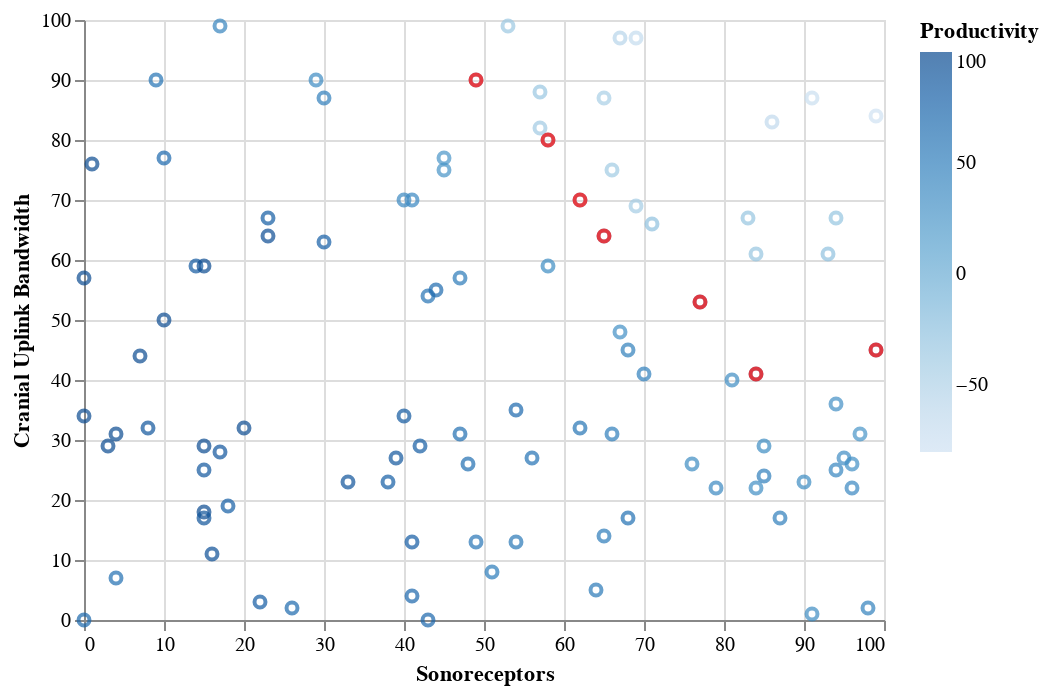

Notebook code cell kept with this figure:
### Code cell
alt.Chart(vis_data).mark_point().encode(
    alt.X('Sonoreceptors:Q'),
    alt.Y('Cranial Uplink Bandwidth:Q'),
    alt.Color('Productivity:Q')
) + alt.Chart(vis_data).mark_point(color="red").encode(
    alt.X('Sonoreceptors:Q'),
    alt.Y('Cranial Uplink Bandwidth:Q'),
).transform_filter(
    alt.FieldRangePredicate(field='Productivity', range=[-20, 20])
)

### Figure 1 — Vega-Lite specification as saved in the notebook (floating-point values rounded to 4 significant figures)
{"config": {"view": {"continuousWidth": 400, "continuousHeight": 300}}, "layer": [{"mark": "point", "encoding": {"color": {"type": "quantitative", "field": "Productivity"}, "x": {"type": "quantitative", "field": "Sonoreceptors"}, "y": {"type": "quantitative", "field": "Cranial Uplink Bandwidth"}}}, {"mark": {"type": "point", "color": "red"}, "encoding": {"x": {"type": "quantitative", "field": "Sonoreceptors"}, "y": {"type": "quantitative", "field": "Cranial Uplink Bandwidth"}}, "transform": [{"filter": {"field": "Productivity", "range": [-20, 20]}}]}], "data": {"name": "data-15633558f44a7faa56173b6228075435"}, "$schema": "https://vega.github.io/schema/vega-lite/v4.8.1.json", "datasets": {"data-15633558f44a7faa56173b6228075435": [{"Repulsorlift Motor HP": 71.99, "Astrogation Buffer Length": -0.118, "Polarity Sinks": 0.8454, "Arakyd Vocabulator Model": "model A", "Axial Piston Model": "beta", "Nanochip Model": "windows 2000", "AutoTerrain Tread Count": 1.607, "InfoCore Size": 1.602, "Sonoreceptors": 84.0, "Cranial Uplink Bandwidth": 61.0, "Productivity": -30.01}, {"Repulsorlift Motor HP": 69.73, "Astrogation Buffer Length": -0.05349, "Polarity Sinks": 0.3913, "Arakyd Vocabulator Model": "model D", "Axial Piston Model": "kappa", "Nanochip Model": "v2.0", "AutoTerrain Tread Count": 1.069, "InfoCore Size": 1.14, "Sonoreceptors": 81.0, "Cranial Uplink Bandwidth": 40.0, "Productivity": 35.34}, {"Repulsorlift Motor HP": 98.06, "Astrogation Buffer Length": -0.02163, "Polarity Sinks": 0.7444, "Arakyd Vocabulator Model": "model A", "Axial Piston Model": "alpha", "Nanochip Model": "windows 2000", "AutoTerrain Tread Count": 1.352, "InfoCore Size": 1.364, "Sonoreceptors": 76.0, "Cranial Uplink Bandwidth": 26.0, "Productivity": 35.74}, {"Repulsorlift Motor HP": -75.02, "Astrogation Buffer Length": 0.3143, "Polarity Sinks": 0.4906, "Arakyd Vocabulator Model": "model D", "Axial Piston Model": "gamma", "Nanochip Model": "v2.0", "AutoTerrain Tread Count": 1.257, "InfoCore Size": 1.33, "Sonoreceptors": 40.0, "Cranial Uplink Bandwidth": 34.0, "Productivity": 87.14}, {"Repulsorlift Motor HP": -90.69, "Astrogation Buffer Length": -0.3012, "Polarity Sinks": 0.7876, "Arakyd Vocabulator Model": "model A", "Axial Piston Model": "alpha", "Nanochip Model": "windows 2000", "AutoTerrain Tread Count": 1.468, "InfoCore Size": 1.54, "Sonoreceptors": 39.0, "Cranial Uplink Bandwidth": 27.0, "Productivity": 88.4}, {"Repulsorlift Motor HP": -35.09, "Astrogation Buffer Length": -0.2654, "Polarity Sinks": 1.064, "Arakyd Vocabulator Model": "model A", "Axial Piston Model": "beta", "Nanochip Model": "windows 2000", "AutoTerrain Tread Count": 1.711, "InfoCore Size": 1.704, "Sonoreceptors": 41.0, "Cranial Uplink Bandwidth": 70.0, "Productivity": 40.6}, {"Repulsorlift Motor HP": 35.32, "Astrogation Buffer Length": -0.02764, "Polarity Sinks": 0.2333, "Arakyd Vocabulator Model": "model D", "Axial Piston Model": "kappa", "Nanochip Model": "v2.0", "AutoTerrain Tread Count": 0.937, "InfoCore Size": 0.9859, "Sonoreceptors": 99.0, "Cranial Uplink Bandwidth": 45.0, "Productivity": 12.46}, {"Repulsorlift Motor HP": -83.37, "Astrogation Buffer Length": 0.02191, "Polarity Sinks": 0.2643, "Arakyd Vocabulator Model": "model D", "Axial Piston Model": "kappa", "Nanochip Model": "v2.0", "AutoTerrain Tread Count": 1.072, "InfoCore Size": 1.039, "Sonoreceptors": 98.0, "Cranial Uplink Bandwidth": 2.0, "Productivity": 47.25}, {"Repulsorlift Motor HP": -61.32, "Astrogation Buffer Length": -0.09657, "Polarity Sinks": 0.5395, "Arakyd Vocabulator Model": "model D", "Axial Piston Model": "gamma", "Nanochip Model": "v2.0", "AutoTerrain Tread Count": 1.275, "InfoCore Size": 1.239, "Sonoreceptors": 54.0, "Cranial Uplink Bandwidth": 35.0, "Productivity": 71.71}, {"Repulsorlift Motor HP": -10.67, "Astrogation Buffer Length": -0.1947, "Polarity Sinks": 0.32, "Arakyd Vocabulator Model": "model D", "Axial Piston Model": "kappa", "Nanochip Model": "v2.0", "AutoTerrain Tread Count": 0.9905, "InfoCore Size": 0.9439, "Sonoreceptors": 20.0, "Cranial Uplink Bandwidth": 32.0, "Productivity": 100.0}, {"Repulsorlift Motor HP": 51.49, "Astrogation Buffer Length": 0.44, "Polarity Sinks": 0.9704, "Arakyd Vocabulator Model": "model A", "Axial Piston Model": "beta", "Nanochip Model": "windows 2000", "AutoTerrain Tread Count": 1.666, "InfoCore Size": 1.681, "Sonoreceptors": 14.0, "Cranial Uplink Bandwidth": 59.0, "Productivity": 85.27}, {"Repulsorlift Motor HP": 92.36, "Astrogation Buffer Length": -0.2506, "Polarity Sinks": 0.3821, "Arakyd Vocabulator Model": "model D", "Axial Piston Model": "kappa", "Nanochip Model": "v2.0", "AutoTerrain Tread Count": 1.073, "InfoCore Size": 1.16, "Sonoreceptors": 86.0, "Cranial Uplink Bandwidth": 83.0, "Productivity": -64.98}, {"Repulsorlift Motor HP": 68.18, "Astrogation Buffer Length": 0.1094, "Polarity Sinks": 0.4912, "Arakyd Vocabulator Model": "model D", "Axial Piston Model": "gamma", "Nanochip Model": "v2.0", "AutoTerrain Tread Count": 1.2, "InfoCore Size": 1.136, "Sonoreceptors": 67.0, "Cranial Uplink Bandwidth": 48.0, "Productivity": 32.64}, {"Repulsorlift Motor HP": 18.45, "Astrogation Buffer Length": -0.07847, "Polarity Sinks": 0.5012, "Arakyd Vocabulator Model": "model D", "Axial Piston Model": "gamma", "Nanochip Model": "v2.0", "AutoTerrain Tread Count": 1.298, "InfoCore Size": 1.348, "Sonoreceptors": 67.0, "Cranial Uplink Bandwidth": 97.0, "Productivity": -55.56}, {"Repulsorlift Motor HP": -46.02, "Astrogation Buffer Length": 0.06833, "Polarity Sinks": 0.8235, "Arakyd Vocabulator Model": "model A", "Axial Piston Model": "beta", "Nanochip Model": "windows 2000", "AutoTerrain Tread Count": 1.596, "InfoCore Size": 1.583, "Sonoreceptors": 99.0, "Cranial Uplink Bandwidth": 84.0, "Productivity": -80.0}, {"Repulsorlift Motor HP": 11.44, "Astrogation Buffer Length": -0.1484, "Polarity Sinks": 0.5178, "Arakyd Vocabulator Model": "model D", "Axial Piston Model": "gamma", "Nanochip Model": "v2.0", "AutoTerrain Tread Count": 1.162, "InfoCore Size": 1.119, "Sonoreceptors": 45.0, "Cranial Uplink Bandwidth": 77.0, "Productivity": 25.46}, {"Repulsorlift Motor HP": -38.46, "Astrogation Buffer Length": 0.003105, "Polarity Sinks": 0.638, "Arakyd Vocabulator Model": "model A", "Axial Piston Model": "alpha", "Nanochip Model": "windows 2000", "AutoTerrain Tread Count": 1.337, "InfoCore Size": 1.335, "Sonoreceptors": 42.0, "Cranial Uplink Bandwidth": 29.0, "Productivity": 83.01}, {"Repulsorlift Motor HP": 58.4, "Astrogation Buffer Length": 0.3164, "Polarity Sinks": 0.7188, "Arakyd Vocabulator Model": "model A", "Axial Piston Model": "alpha", "Nanochip Model": "windows 2000", "AutoTerrain Tread Count": 1.407, "InfoCore Size": 1.519, "Sonoreceptors": 51.0, "Cranial Uplink Bandwidth": 8.0, "Productivity": 53.06}, {"Repulsorlift Motor HP": 59.38, "Astrogation Buffer Length": 0.2191, "Polarity Sinks": 0.303, "Arakyd Vocabulator Model": "model D", "Axial Piston Model": "kappa", "Nanochip Model": "v2.0", "AutoTerrain Tread Count": 1.01, "InfoCore Size": 0.9841, "Sonoreceptors": 15.0, "Cranial Uplink Bandwidth": 59.0, "Productivity": 100.0}, {"Repulsorlift Motor HP": -87.28, "Astrogation Buffer Length": 0.2007, "Polarity Sinks": 0.3087, "Arakyd Vocabulator Model": "model D", "Axial Piston Model": "kappa", "Nanochip Model": "v2.0", "AutoTerrain Tread Count": 1.021, "InfoCore Size": 0.9515, "Sonoreceptors": 91.0, "Cranial Uplink Bandwidth": 87.0, "Productivity": -73.59}, {"Repulsorlift Motor HP": 1.7, "Astrogation Buffer Length": -0.04889, "Polarity Sinks": 0.7992, "Arakyd Vocabulator Model": "model A", "Axial Piston Model": "alpha", "Nanochip Model": "windows 2000", "AutoTerrain Tread Count": 1.565, "InfoCore Size": 1.619, "Sonoreceptors": 43.0, "Cranial Uplink Bandwidth": 54.0, "Productivity": 60.94}, {"Repulsorlift Motor HP": 81.54, "Astrogation Buffer Length": -0.1078, "Polarity Sinks": 0.2891, "Arakyd Vocabulator Model": "model D", "Axial Piston Model": "kappa", "Nanochip Model": "v2.0", "AutoTerrain Tread Count": 1.007, "InfoCore Size": 0.9785, "Sonoreceptors": 22.0, "Cranial Uplink Bandwidth": 3.0, "Productivity": 83.66}, {"Repulsorlift Motor HP": 15.76, "Astrogation Buffer Length": 0.2802, "Polarity Sinks": 0.613, "Arakyd Vocabulator Model": "model A", "Axial Piston Model": "alpha", "Nanochip Model": "windows 2000", "AutoTerrain Tread Count": 1.281, "InfoCore Size": 1.33, "Sonoreceptors": 15.0, "Cranial Uplink Bandwidth": 25.0, "Productivity": 88.8}, {"Repulsorlift Motor HP": -51.34, "Astrogation Buffer Length": 0.1084, "Polarity Sinks": 0.8715, "Arakyd Vocabulator Model": "model A", "Axial Piston Model": "beta", "Nanochip Model": "windows 2000", "AutoTerrain Tread Count": 1.678, "InfoCore Size": 1.784, "Sonoreceptors": 38.0, "Cranial Uplink Bandwidth": 23.0, "Productivity": 81.86}, {"Repulsorlift Motor HP": 91.91, "Astrogation Buffer Length": 0.2389, "Polarity Sinks": 0.98, "Arakyd Vocabulator Model": "model A", "Axial Piston Model": "beta", "Nanochip Model": "windows 2000", "AutoTerrain Tread Count": 1.732, "InfoCore Size": 1.635, "Sonoreceptors": 8.0, "Cranial Uplink Bandwidth": 32.0, "Productivity": 89.88}, {"Repulsorlift Motor HP": 18.24, "Astrogation Buffer Length": -0.1426, "Polarity Sinks": 0.6466, "Arakyd Vocabulator Model": "model D", "Axial Piston Model": "gamma", "Nanochip Model": "v2.0", "AutoTerrain Tread Count": 1.337, "InfoCore Size": 1.263, "Sonoreceptors": 30.0, "Cranial Uplink Bandwidth": 87.0, "Productivity": 48.56}, {"Repulsorlift Motor HP": -10.56, "Astrogation Buffer Length": -0.05656, "Polarity Sinks": 0.3292, "Arakyd Vocabulator Model": "model D", "Axial Piston Model": "kappa", "Nanochip Model": "v2.0", "AutoTerrain Tread Count": 1.106, "InfoCore Size": 1.059, "Sonoreceptors": 15.0, "Cranial Uplink Bandwidth": 29.0, "Productivity": 100.0}, {"Repulsorlift Motor HP": 13.15, "Astrogation Buffer Length": 0.251, "Polarity Sinks": 0.7491, "Arakyd Vocabulator Model": "model A", "Axial Piston Model": "alpha", "Nanochip Model": "windows 2000", "AutoTerrain Tread Count": 1.422, "InfoCore Size": 1.463, "Sonoreceptors": 47.0, "Cranial Uplink Bandwidth": 31.0, "Productivity": 65.72}, {"Repulsorlift Motor HP": -89.32, "Astrogation Buffer Length": -0.3891, "Polarity Sinks": 0.232, "Arakyd Vocabulator Model": "model D", "Axial Piston Model": "kappa", "Nanochip Model": "v2.0", "AutoTerrain Tread Count": 0.8944, "InfoCore Size": 0.8581, "Sonoreceptors": 1.0, "Cranial Uplink Bandwidth": 76.0, "Productivity": 100.0}, {"Repulsorlift Motor HP": 58.75, "Astrogation Buffer Length": -0.1264, "Polarity Sinks": 0.8227, "Arakyd Vocabulator Model": "model A", "Axial Piston Model": "alpha", "Nanochip Model": "windows 2000", "AutoTerrain Tread Count": 1.539, "InfoCore Size": 1.484, "Sonoreceptors": 79.0, "Cranial Uplink Bandwidth": 22.0, "Productivity": 38.69}, {"Repulsorlift Motor HP": 7.146, "Astrogation Buffer Length": -0.1536, "Polarity Sinks": 0.89, "Arakyd Vocabulator Model": "model A", "Axial Piston Model": "alpha", "Nanochip Model": "windows 2000", "AutoTerrain Tread Count": 1.507, "InfoCore Size": 1.54, "Sonoreceptors": 0.0, "Cranial Uplink Bandwidth": 0.0, "Productivity": 72.78}, {"Repulsorlift Motor HP": 29.71, "Astrogation Buffer Length": 0.01548, "Polarity Sinks": 0.6418, "Arakyd Vocabulator Model": "model A", "Axial Piston Model": "alpha", "Nanochip Model": "windows 2000", "AutoTerrain Tread Count": 1.436, "InfoCore Size": 1.346, "Sonoreceptors": 69.0, "Cranial Uplink Bandwidth": 97.0, "Productivity": -67.16}, {"Repulsorlift Motor HP": -5.642, "Astrogation Buffer Length": 0.0702, "Polarity Sinks": 0.6725, "Arakyd Vocabulator Model": "model A", "Axial Piston Model": "alpha", "Nanochip Model": "windows 2000", "AutoTerrain Tread Count": 1.346, "InfoCore Size": 1.358, "Sonoreceptors": 53.0, "Cranial Uplink Bandwidth": 99.0, "Productivity": -34.8}, {"Repulsorlift Motor HP": 31.19, "Astrogation Buffer Length": 0.2555, "Polarity Sinks": 0.84, "Arakyd Vocabulator Model": "model A", "Axial Piston Model": "alpha", "Nanochip Model": "windows 2000", "AutoTerrain Tread Count": 1.542, "InfoCore Size": 1.631, "Sonoreceptors": 48.0, "Cranial Uplink Bandwidth": 26.0, "Productivity": 65.59}, {"Repulsorlift Motor HP": 80.42, "Astrogation Buffer Length": 0.1532, "Polarity Sinks": 0.5728, "Arakyd Vocabulator Model": "model D", "Axial Piston Model": "gamma", "Nanochip Model": "v2.0", "AutoTerrain Tread Count": 1.314, "InfoCore Size": 1.276, "Sonoreceptors": 64.0, "Cranial Uplink Bandwidth": 5.0, "Productivity": 55.0}, {"Repulsorlift Motor HP": 19.13, "Astrogation Buffer Length": -0.1118, "Polarity Sinks": 0.8513, "Arakyd Vocabulator Model": "model A", "Axial Piston Model": "beta", "Nanochip Model": "windows 2000", "AutoTerrain Tread Count": 1.547, "InfoCore Size": 1.539, "Sonoreceptors": 45.0, "Cranial Uplink Bandwidth": 75.0, "Productivity": 27.2}, {"Repulsorlift Motor HP": -60.23, "Astrogation Buffer Length": 0.01843, "Polarity Sinks": 0.9213, "Arakyd Vocabulator Model": "model A", "Axial Piston Model": "beta", "Nanochip Model": "windows 2000", "AutoTerrain Tread Count": 1.581, "InfoCore Size": 1.527, "Sonoreceptors": 91.0, "Cranial Uplink Bandwidth": 1.0, "Productivity": 35.54}, {"Repulsorlift Motor HP": 41.51, "Astrogation Buffer Length": 0.00849, "Polarity Sinks": 0.6409, "Arakyd Vocabulator Model": "model D", "Axial Piston Model": "gamma", "Nanochip Model": "v2.0", "AutoTerrain Tread Count": 1.212, "InfoCore Size": 1.144, "Sonoreceptors": 93.0, "Cranial Uplink Bandwidth": 61.0, "Productivity": -25.35}, {"Repulsorlift Motor HP": 2.309, "Astrogation Buffer Length": -0.1819, "Polarity Sinks": 0.3535, "Arakyd Vocabulator Model": "model D", "Axial Piston Model": "kappa", "Nanochip Model": "v2.0", "AutoTerrain Tread Count": 1.055, "InfoCore Size": 1.135, "Sonoreceptors": 83.0, "Cranial Uplink Bandwidth": 67.0, "Productivity": -31.32}, {"Repulsorlift Motor HP": 2.755, "Astrogation Buffer Length": 0.1645, "Polarity Sinks": 0.9535, "Arakyd Vocabulator Model": "model A", "Axial Piston Model": "beta", "Nanochip Model": "windows 2000", "AutoTerrain Tread Count": 1.665, "InfoCore Size": 1.589, "Sonoreceptors": 71.0, "Cranial Uplink Bandwidth": 66.0, "Productivity": -25.02}, {"Repulsorlift Motor HP": 89.56, "Astrogation Buffer Length": 0.1367, "Polarity Sinks": 1.13, "Arakyd Vocabulator Model": "model A", "Axial Piston Model": "beta", "Nanochip Model": "windows 2000", "AutoTerrain Tread Count": 1.86, "InfoCore Size": 1.927, "Sonoreceptors": 84.0, "Cranial Uplink Bandwidth": 22.0, "Productivity": 33.11}, {"Repulsorlift Motor HP": -86.02, "Astrogation Buffer Length": -0.322, "Polarity Sinks": 0.2329, "Arakyd Vocabulator Model": "model D", "Axial Piston Model": "kappa", "Nanochip Model": "v2.0", "AutoTerrain Tread Count": 1.005, "InfoCore Size": 1.104, "Sonoreceptors": 94.0, "Cranial Uplink Bandwidth": 36.0, "Productivity": 30.72}, {"Repulsorlift Motor HP": -92.02, "Astrogation Buffer Length": 0.1435, "Polarity Sinks": 0.5044, "Arakyd Vocabulator Model": "model D", "Axial Piston Model": "gamma", "Nanochip Model": "v2.0", "AutoTerrain Tread Count": 1.109, "InfoCore Size": 1.106, "Sonoreceptors": 94.0, "Cranial Uplink Bandwidth": 25.0, "Productivity": 42.43}, {"Repulsorlift Motor HP": -59.91, "Astrogation Buffer Length": -0.1049, "Polarity Sinks": 0.4572, "Arakyd Vocabulator Model": "model D", "Axial Piston Model": "kappa", "Nanochip Model": "v2.0", "AutoTerrain Tread Count": 1.143, "InfoCore Size": 1.167, "Sonoreceptors": 70.0, "Cranial Uplink Bandwidth": 41.0, "Productivity": 47.82}, {"Repulsorlift Motor HP": 99.4, "Astrogation Buffer Length": -0.08342, "Polarity Sinks": 0.4412, "Arakyd Vocabulator Model": "model D", "Axial Piston Model": "gamma", "Nanochip Model": "v2.0", "AutoTerrain Tread Count": 1.224, "InfoCore Size": 1.264, "Sonoreceptors": 41.0, "Cranial Uplink Bandwidth": 13.0, "Productivity": 83.91}, {"Repulsorlift Motor HP": -87.55, "Astrogation Buffer Length": 0.005397, "Polarity Sinks": 0.4208, "Arakyd Vocabulator Model": "model D", "Axial Piston Model": "kappa", "Nanochip Model": "v2.0", "AutoTerrain Tread Count": 0.9939, "InfoCore Size": 1.01, "Sonoreceptors": 3.0, "Cranial Uplink Bandwidth": 29.0, "Productivity": 100.0}, {"Repulsorlift Motor HP": -64.99, "Astrogation Buffer Length": -0.05374, "Polarity Sinks": 0.2817, "Arakyd Vocabulator Model": "model D", "Axial Piston Model": "kappa", "Nanochip Model": "v2.0", "AutoTerrain Tread Count": 1.093, "InfoCore Size": 1.117, "Sonoreceptors": 0.0, "Cranial Uplink Bandwidth": 34.0, "Productivity": 100.0}, {"Repulsorlift Motor HP": 29.89, "Astrogation Buffer Length": 0.01852, "Polarity Sinks": 0.9917, "Arakyd Vocabulator Model": "model A", "Axial Piston Model": "beta", "Nanochip Model": "windows 2000", "AutoTerrain Tread Count": 1.714, "InfoCore Size": 1.597, "Sonoreceptors": 85.0, "Cranial Uplink Bandwidth": 29.0, "Productivity": 35.93}, {"Repulsorlift Motor HP": 50.39, "Astrogation Buffer Length": -0.1228, "Polarity Sinks": 0.2779, "Arakyd Vocabulator Model": "model D", "Axial Piston Model": "kappa", "Nanochip Model": "v2.0", "AutoTerrain Tread Count": 0.9188, "InfoCore Size": 0.8048, "Sonoreceptors": 23.0, "Cranial Uplink Bandwidth": 67.0, "Productivity": 83.21}, {"Repulsorlift Motor HP": -30.02, "Astrogation Buffer Length": 0.136, "Polarity Sinks": 0.758, "Arakyd Vocabulator Model": "model A", "Axial Piston Model": "alpha", "Nanochip Model": "windows 2000", "AutoTerrain Tread Count": 1.419, "InfoCore Size": 1.367, "Sonoreceptors": 62.0, "Cranial Uplink Bandwidth": 70.0, "Productivity": -13.37}, {"Repulsorlift Motor HP": 51.64, "Astrogation Buffer Length": -0.1699, "Polarity Sinks": 0.5332, "Arakyd Vocabulator Model": "model D", "Axial Piston Model": "gamma", "Nanochip Model": "v2.0", "AutoTerrain Tread Count": 1.28, "InfoCore Size": 1.259, "Sonoreceptors": 87.0, "Cranial Uplink Bandwidth": 17.0, "Productivity": 50.11}, {"Repulsorlift Motor HP": -99.19, "Astrogation Buffer Length": -0.1411, "Polarity Sinks": 0.6457, "Arakyd Vocabulator Model": "model D", "Axial Piston Model": "gamma", "Nanochip Model": "v2.0", "AutoTerrain Tread Count": 1.386, "InfoCore Size": 1.396, "Sonoreceptors": 16.0, "Cranial Uplink Bandwidth": 11.0, "Productivity": 95.48}, {"Repulsorlift Motor HP": -64.26, "Astrogation Buffer Length": -0.03465, "Polarity Sinks": 0.4434, "Arakyd Vocabulator Model": "model D", "Axial Piston Model": "kappa", "Nanochip Model": "v2.0", "AutoTerrain Tread Count": 1.089, "InfoCore Size": 1.055, "Sonoreceptors": 95.0, "Cranial Uplink Bandwidth": 27.0, "Productivity": 34.43}, {"Repulsorlift Motor HP": 86.34, "Astrogation Buffer Length": -0.1634, "Polarity Sinks": 0.7049, "Arakyd Vocabulator Model": "model A", "Axial Piston Model": "alpha", "Nanochip Model": "windows 2000", "AutoTerrain Tread Count": 1.296, "InfoCore Size": 1.313, "Sonoreceptors": 40.0, "Cranial Uplink Bandwidth": 70.0, "Productivity": 38.57}, {"Repulsorlift Motor HP": -18.02, "Astrogation Buffer Length": 0.2124, "Polarity Sinks": 1.048, "Arakyd Vocabulator Model": "model A", "Axial Piston Model": "beta", "Nanochip Model": "windows 2000", "AutoTerrain Tread Count": 1.79, "InfoCore Size": 1.745, "Sonoreceptors": 17.0, "Cranial Uplink Bandwidth": 99.0, "Productivity": 43.61}, {"Repulsorlift Motor HP": -43.54, "Astrogation Buffer Length": -0.4337, "Polarity Sinks": 0.5703, "Arakyd Vocabulator Model": "model D", "Axial Piston Model": "gamma", "Nanochip Model": "v2.0", "AutoTerrain Tread Count": 1.288, "InfoCore Size": 1.301, "Sonoreceptors": 15.0, "Cranial Uplink Bandwidth": 18.0, "Productivity": 100.0}, {"Repulsorlift Motor HP": 69.87, "Astrogation Buffer Length": -0.3037, "Polarity Sinks": 0.3578, "Arakyd Vocabulator Model": "model D", "Axial Piston Model": "gamma", "Nanochip Model": "v2.0", "AutoTerrain Tread Count": 1.073, "InfoCore Size": 1.068, "Sonoreceptors": 4.0, "Cranial Uplink Bandwidth": 31.0, "Productivity": 100.0}, {"Repulsorlift Motor HP": 8.341, "Astrogation Buffer Length": -0.002122, "Polarity Sinks": 0.5825, "Arakyd Vocabulator Model": "model D", "Axial Piston Model": "gamma", "Nanochip Model": "v2.0", "AutoTerrain Tread Count": 1.362, "InfoCore Size": 1.349, "Sonoreceptors": 77.0, "Cranial Uplink Bandwidth": 53.0, "Productivity": 12.06}, {"Repulsorlift Motor HP": 2.115, "Astrogation Buffer Length": -0.05279, "Polarity Sinks": 0.1701, "Arakyd Vocabulator Model": "model D", "Axial Piston Model": "kappa", "Nanochip Model": "v2.0", "AutoTerrain Tread Count": 0.86, "InfoCore Size": 0.8957, "Sonoreceptors": 49.0, "Cranial Uplink Bandwidth": 90.0, "Productivity": -10.15}, {"Repulsorlift Motor HP": 21.22, "Astrogation Buffer Length": -0.04389, "Polarity Sinks": 0.3827, "Arakyd Vocabulator Model": "model D", "Axial Piston Model": "gamma", "Nanochip Model": "v2.0", "AutoTerrain Tread Count": 1.165, "InfoCore Size": 1.123, "Sonoreceptors": 68.0, "Cranial Uplink Bandwidth": 45.0, "Productivity": 48.49}, {"Repulsorlift Motor HP": 52.93, "Astrogation Buffer Length": 0.04776, "Polarity Sinks": 0.6559, "Arakyd Vocabulator Model": "model A", "Axial Piston Model": "alpha", "Nanochip Model": "windows 2000", "AutoTerrain Tread Count": 1.363, "InfoCore Size": 1.37, "Sonoreceptors": 90.0, "Cranial Uplink Bandwidth": 23.0, "Productivity": 35.69}, {"Repulsorlift Motor HP": 63.05, "Astrogation Buffer Length": 0.01051, "Polarity Sinks": 1.006, "Arakyd Vocabulator Model": "model A", "Axial Piston Model": "beta", "Nanochip Model": "windows 2000", "AutoTerrain Tread Count": 1.776, "InfoCore Size": 1.78, "Sonoreceptors": 57.0, "Cranial Uplink Bandwidth": 88.0, "Productivity": -33.12}, {"Repulsorlift Motor HP": 26.56, "Astrogation Buffer Length": 0.00693, "Polarity Sinks": 0.13, "Arakyd Vocabulator Model": "model D", "Axial Piston Model": "kappa", "Nanochip Model": "v2.0", "AutoTerrain Tread Count": 0.9774, "InfoCore Size": 0.8859, "Sonoreceptors": 65.0, "Cranial Uplink Bandwidth": 87.0, "Productivity": -44.4}, {"Repulsorlift Motor HP": -86.62, "Astrogation Buffer Length": -0.2209, "Polarity Sinks": 0.2533, "Arakyd Vocabulator Model": "model D", "Axial Piston Model": "kappa", "Nanochip Model": "v2.0", "AutoTerrain Tread Count": 0.9873, "InfoCore Size": 0.9608, "Sonoreceptors": 94.0, "Cranial Uplink Bandwidth": 67.0, "Productivity": -29.83}, {"Repulsorlift Motor HP": 30.52, "Astrogation Buffer Length": 0.06793, "Polarity Sinks": 0.6362, "Arakyd Vocabulator Model": "model A", "Axial Piston Model": "alpha", "Nanochip Model": "windows 2000", "AutoTerrain Tread Count": 1.418, "InfoCore Size": 1.341, "Sonoreceptors": 26.0, "Cranial Uplink Bandwidth": 2.0, "Productivity": 70.96}, {"Repulsorlift Motor HP": 26.6, "Astrogation Buffer Length": 0.2302, "Polarity Sinks": 0.8558, "Arakyd Vocabulator Model": "model A", "Axial Piston Model": "beta", "Nanochip Model": "windows 2000", "AutoTerrain Tread Count": 1.604, "InfoCore Size": 1.573, "Sonoreceptors": 57.0, "Cranial Uplink Bandwidth": 82.0, "Productivity": -37.21}, {"Repulsorlift Motor HP": -24.72, "Astrogation Buffer Length": 0.1948, "Polarity Sinks": 0.8121, "Arakyd Vocabulator Model": "model A", "Axial Piston Model": "alpha", "Nanochip Model": "windows 2000", "AutoTerrain Tread Count": 1.479, "InfoCore Size": 1.49, "Sonoreceptors": 0.0, "Cranial Uplink Bandwidth": 57.0, "Productivity": 100.0}, {"Repulsorlift Motor HP": -10.19, "Astrogation Buffer Length": 0.01294, "Polarity Sinks": 0.6923, "Arakyd Vocabulator Model": "model A", "Axial Piston Model": "alpha", "Nanochip Model": "windows 2000", "AutoTerrain Tread Count": 1.49, "InfoCore Size": 1.529, "Sonoreceptors": 7.0, "Cranial Uplink Bandwidth": 44.0, "Productivity": 100.0}, {"Repulsorlift Motor HP": -32.83, "Astrogation Buffer Length": 0.08402, "Polarity Sinks": 0.5329, "Arakyd Vocabulator Model": "model D", "Axial Piston Model": "gamma", "Nanochip Model": "v2.0", "AutoTerrain Tread Count": 1.271, "InfoCore Size": 1.307, "Sonoreceptors": 33.0, "Cranial Uplink Bandwidth": 23.0, "Productivity": 91.34}, {"Repulsorlift Motor HP": 81.1, "Astrogation Buffer Length": 0.007604, "Polarity Sinks": 0.5109, "Arakyd Vocabulator Model": "model D", "Axial Piston Model": "gamma", "Nanochip Model": "v2.0", "AutoTerrain Tread Count": 1.323, "InfoCore Size": 1.451, "Sonoreceptors": 58.0, "Cranial Uplink Bandwidth": 59.0, "Productivity": 35.69}, {"Repulsorlift Motor HP": -47.82, "Astrogation Buffer Length": -0.02238, "Polarity Sinks": 0.9089, "Arakyd Vocabulator Model": "model A", "Axial Piston Model": "beta", "Nanochip Model": "windows 2000", "AutoTerrain Tread Count": 1.618, "InfoCore Size": 1.587, "Sonoreceptors": 84.0, "Cranial Uplink Bandwidth": 41.0, "Productivity": 13.71}, {"Repulsorlift Motor HP": 41.13, "Astrogation Buffer Length": -0.03832, "Polarity Sinks": 0.5235, "Arakyd Vocabulator Model": "model D", "Axial Piston Model": "gamma", "Nanochip Model": "v2.0", "AutoTerrain Tread Count": 1.171, "InfoCore Size": 1.082, "Sonoreceptors": 44.0, "Cranial Uplink Bandwidth": 55.0, "Productivity": 69.68}, {"Repulsorlift Motor HP": -81.78, "Astrogation Buffer Length": -0.2112, "Polarity Sinks": 0.4926, "Arakyd Vocabulator Model": "model D", "Axial Piston Model": "gamma", "Nanochip Model": "v2.0", "AutoTerrain Tread Count": 1.254, "InfoCore Size": 1.251, "Sonoreceptors": 23.0, "Cranial Uplink Bandwidth": 64.0, "Productivity": 97.68}, {"Repulsorlift Motor HP": -9.241, "Astrogation Buffer Length": 0.238, "Polarity Sinks": 0.9331, "Arakyd Vocabulator Model": "model A", "Axial Piston Model": "beta", "Nanochip Model": "windows 2000", "AutoTerrain Tread Count": 1.694, "InfoCore Size": 1.613, "Sonoreceptors": 96.0, "Cranial Uplink Bandwidth": 26.0, "Productivity": 32.13}, {"Repulsorlift Motor HP": 93.58, "Astrogation Buffer Length": -0.1694, "Polarity Sinks": 0.6425, "Arakyd Vocabulator Model": "model A", "Axial Piston Model": "alpha", "Nanochip Model": "windows 2000", "AutoTerrain Tread Count": 1.391, "InfoCore Size": 1.357, "Sonoreceptors": 65.0, "Cranial Uplink Bandwidth": 14.0, "Productivity": 52.16}, {"Repulsorlift Motor HP": 84.9, "Astrogation Buffer Length": -0.56, "Polarity Sinks": 0.263, "Arakyd Vocabulator Model": "model D", "Axial Piston Model": "kappa", "Nanochip Model": "v2.0", "AutoTerrain Tread Count": 1.023, "InfoCore Size": 0.9892, "Sonoreceptors": 58.0, "Cranial Uplink Bandwidth": 80.0, "Productivity": -11.15}, {"Repulsorlift Motor HP": 84.44, "Astrogation Buffer Length": -0.04452, "Polarity Sinks": 0.8398, "Arakyd Vocabulator Model": "model A", "Axial Piston Model": "beta", "Nanochip Model": "windows 2000", "AutoTerrain Tread Count": 1.603, "InfoCore Size": 1.616, "Sonoreceptors": 9.0, "Cranial Uplink Bandwidth": 90.0, "Productivity": 61.4}, {"Repulsorlift Motor HP": -8.908, "Astrogation Buffer Length": -0.09523, "Polarity Sinks": 0.6749, "Arakyd Vocabulator Model": "model A", "Axial Piston Model": "alpha", "Nanochip Model": "windows 2000", "AutoTerrain Tread Count": 1.333, "InfoCore Size": 1.334, "Sonoreceptors": 97.0, "Cranial Uplink Bandwidth": 31.0, "Productivity": 26.39}, {"Repulsorlift Motor HP": 77.03, "Astrogation Buffer Length": 0.1672, "Polarity Sinks": 0.3417, "Arakyd Vocabulator Model": "model D", "Axial Piston Model": "kappa", "Nanochip Model": "v2.0", "AutoTerrain Tread Count": 1.038, "InfoCore Size": 0.9763, "Sonoreceptors": 47.0, "Cranial Uplink Bandwidth": 57.0, "Productivity": 54.48}, {"Repulsorlift Motor HP": 92.03, "Astrogation Buffer Length": 0.2289, "Polarity Sinks": 0.8008, "Arakyd Vocabulator Model": "model A", "Axial Piston Model": "alpha", "Nanochip Model": "windows 2000", "AutoTerrain Tread Count": 1.464, "InfoCore Size": 1.33, "Sonoreceptors": 66.0, "Cranial Uplink Bandwidth": 75.0, "Productivity": -38.59}, {"Repulsorlift Motor HP": -57.23, "Astrogation Buffer Length": 0.04793, "Polarity Sinks": 0.4282, "Arakyd Vocabulator Model": "model D", "Axial Piston Model": "gamma", "Nanochip Model": "v2.0", "AutoTerrain Tread Count": 1.157, "InfoCore Size": 1.056, "Sonoreceptors": 30.0, "Cranial Uplink Bandwidth": 63.0, "Productivity": 80.75}, {"Repulsorlift Motor HP": 55.2, "Astrogation Buffer Length": -0.02107, "Polarity Sinks": 0.6861, "Arakyd Vocabulator Model": "model A", "Axial Piston Model": "alpha", "Nanochip Model": "windows 2000", "AutoTerrain Tread Count": 1.532, "InfoCore Size": 1.577, "Sonoreceptors": 41.0, "Cranial Uplink Bandwidth": 4.0, "Productivity": 73.23}, {"Repulsorlift Motor HP": -97.12, "Astrogation Buffer Length": -0.03051, "Polarity Sinks": 0.2631, "Arakyd Vocabulator Model": "model D", "Axial Piston Model": "kappa", "Nanochip Model": "v2.0", "AutoTerrain Tread Count": 1.123, "InfoCore Size": 1.103, "Sonoreceptors": 62.0, "Cranial Uplink Bandwidth": 32.0, "Productivity": 60.45}, {"Repulsorlift Motor HP": -22.64, "Astrogation Buffer Length": -0.1313, "Polarity Sinks": 0.7133, "Arakyd Vocabulator Model": "model A", "Axial Piston Model": "alpha", "Nanochip Model": "windows 2000", "AutoTerrain Tread Count": 1.466, "InfoCore Size": 1.484, "Sonoreceptors": 56.0, "Cranial Uplink Bandwidth": 27.0, "Productivity": 62.78}, {"Repulsorlift Motor HP": 98.5, "Astrogation Buffer Length": -0.2533, "Polarity Sinks": 0.4181, "Arakyd Vocabulator Model": "model D", "Axial Piston Model": "gamma", "Nanochip Model": "v2.0", "AutoTerrain Tread Count": 1.22, "InfoCore Size": 1.16, "Sonoreceptors": 68.0, "Cranial Uplink Bandwidth": 17.0, "Productivity": 64.41}, {"Repulsorlift Motor HP": -4.935, "Astrogation Buffer Length": -0.1144, "Polarity Sinks": 0.4543, "Arakyd Vocabulator Model": "model D", "Axial Piston Model": "gamma", "Nanochip Model": "v2.0", "AutoTerrain Tread Count": 1.037, "InfoCore Size": 1.061, "Sonoreceptors": 65.0, "Cranial Uplink Bandwidth": 64.0, "Productivity": 1.158}, {"Repulsorlift Motor HP": -13.95, "Astrogation Buffer Length": -0.2175, "Polarity Sinks": 0.7267, "Arakyd Vocabulator Model": "model A", "Axial Piston Model": "alpha", "Nanochip Model": "windows 2000", "AutoTerrain Tread Count": 1.39, "InfoCore Size": 1.362, "Sonoreceptors": 96.0, "Cranial Uplink Bandwidth": 22.0, "Productivity": 40.34}, {"Repulsorlift Motor HP": 82.05, "Astrogation Buffer Length": 0.2756, "Polarity Sinks": 0.6966, "Arakyd Vocabulator Model": "model A", "Axial Piston Model": "alpha", "Nanochip Model": "windows 2000", "AutoTerrain Tread Count": 1.335, "InfoCore Size": 1.312, "Sonoreceptors": 4.0, "Cranial Uplink Bandwidth": 7.0, "Productivity": 65.06}, {"Repulsorlift Motor HP": 83.58, "Astrogation Buffer Length": 0.1026, "Polarity Sinks": 0.4437, "Arakyd Vocabulator Model": "model D", "Axial Piston Model": "gamma", "Nanochip Model": "v2.0", "AutoTerrain Tread Count": 1.225, "InfoCore Size": 1.248, "Sonoreceptors": 15.0, "Cranial Uplink Bandwidth": 17.0, "Productivity": 91.73}, {"Repulsorlift Motor HP": 89.13, "Astrogation Buffer Length": -0.1153, "Polarity Sinks": 0.4947, "Arakyd Vocabulator Model": "model D", "Axial Piston Model": "gamma", "Nanochip Model": "v2.0", "AutoTerrain Tread Count": 1.302, "InfoCore Size": 1.313, "Sonoreceptors": 66.0, "Cranial Uplink Bandwidth": 31.0, "Productivity": 49.78}, {"Repulsorlift Motor HP": -85.43, "Astrogation Buffer Length": 0.1002, "Polarity Sinks": 0.8994, "Arakyd Vocabulator Model": "model A", "Axial Piston Model": "beta", "Nanochip Model": "windows 2000", "AutoTerrain Tread Count": 1.628, "InfoCore Size": 1.643, "Sonoreceptors": 49.0, "Cranial Uplink Bandwidth": 13.0, "Productivity": 57.91}, {"Repulsorlift Motor HP": -53.24, "Astrogation Buffer Length": -0.1866, "Polarity Sinks": 0.3126, "Arakyd Vocabulator Model": "model D", "Axial Piston Model": "kappa", "Nanochip Model": "v2.0", "AutoTerrain Tread Count": 0.9639, "InfoCore Size": 1.062, "Sonoreceptors": 85.0, "Cranial Uplink Bandwidth": 24.0, "Productivity": 49.65}, {"Repulsorlift Motor HP": 44.95, "Astrogation Buffer Length": 0.1302, "Polarity Sinks": 0.9062, "Arakyd Vocabulator Model": "model A", "Axial Piston Model": "beta", "Nanochip Model": "windows 2000", "AutoTerrain Tread Count": 1.786, "InfoCore Size": 1.806, "Sonoreceptors": 18.0, "Cranial Uplink Bandwidth": 19.0, "Productivity": 82.06}, {"Repulsorlift Motor HP": -15.99, "Astrogation Buffer Length": 0.4022, "Polarity Sinks": 1.009, "Arakyd Vocabulator Model": "model A", "Axial Piston Model": "beta", "Nanochip Model": "windows 2000", "AutoTerrain Tread Count": 1.744, "InfoCore Size": 1.755, "Sonoreceptors": 69.0, "Cranial Uplink Bandwidth": 69.0, "Productivity": -41.38}, {"Repulsorlift Motor HP": -87.69, "Astrogation Buffer Length": 0.204, "Polarity Sinks": 0.9267, "Arakyd Vocabulator Model": "model A", "Axial Piston Model": "beta", "Nanochip Model": "windows 2000", "AutoTerrain Tread Count": 1.685, "InfoCore Size": 1.732, "Sonoreceptors": 54.0, "Cranial Uplink Bandwidth": 13.0, "Productivity": 56.01}, {"Repulsorlift Motor HP": -99.92, "Astrogation Buffer Length": 0.1497, "Polarity Sinks": 1.112, "Arakyd Vocabulator Model": "model A", "Axial Piston Model": "beta", "Nanochip Model": "windows 2000", "AutoTerrain Tread Count": 1.705, "InfoCore Size": 1.637, "Sonoreceptors": 17.0, "Cranial Uplink Bandwidth": 28.0, "Productivity": 89.54}, {"Repulsorlift Motor HP": -60.18, "Astrogation Buffer Length": -0.1859, "Polarity Sinks": 0.34, "Arakyd Vocabulator Model": "model D", "Axial Piston Model": "kappa", "Nanochip Model": "v2.0", "AutoTerrain Tread Count": 1.07, "InfoCore Size": 0.972, "Sonoreceptors": 10.0, "Cranial Uplink Bandwidth": 50.0, "Productivity": 100.0}, {"Repulsorlift Motor HP": -99.99, "Astrogation Buffer Length": -0.01927, "Polarity Sinks": 0.9685, "Arakyd Vocabulator Model": "model A", "Axial Piston Model": "beta", "Nanochip Model": "windows 2000", "AutoTerrain Tread Count": 1.755, "InfoCore Size": 1.778, "Sonoreceptors": 10.0, "Cranial Uplink Bandwidth": 77.0, "Productivity": 72.26}, {"Repulsorlift Motor HP": 88.97, "Astrogation Buffer Length": 0.01476, "Polarity Sinks": 1.019, "Arakyd Vocabulator Model": "model A", "Axial Piston Model": "beta", "Nanochip Model": "windows 2000", "AutoTerrain Tread Count": 1.766, "InfoCore Size": 1.76, "Sonoreceptors": 29.0, "Cranial Uplink Bandwidth": 90.0, "Productivity": 36.15}, {"Repulsorlift Motor HP": -52.6, "Astrogation Buffer Length": -0.1383, "Polarity Sinks": 1.015, "Arakyd Vocabulator Model": "model A", "Axial Piston Model": "beta", "Nanochip Model": "windows 2000", "AutoTerrain Tread Count": 1.718, "InfoCore Size": 1.781, "Sonoreceptors": 43.0, "Cranial Uplink Bandwidth": 0.0, "Productivity": 73.62}]}}
